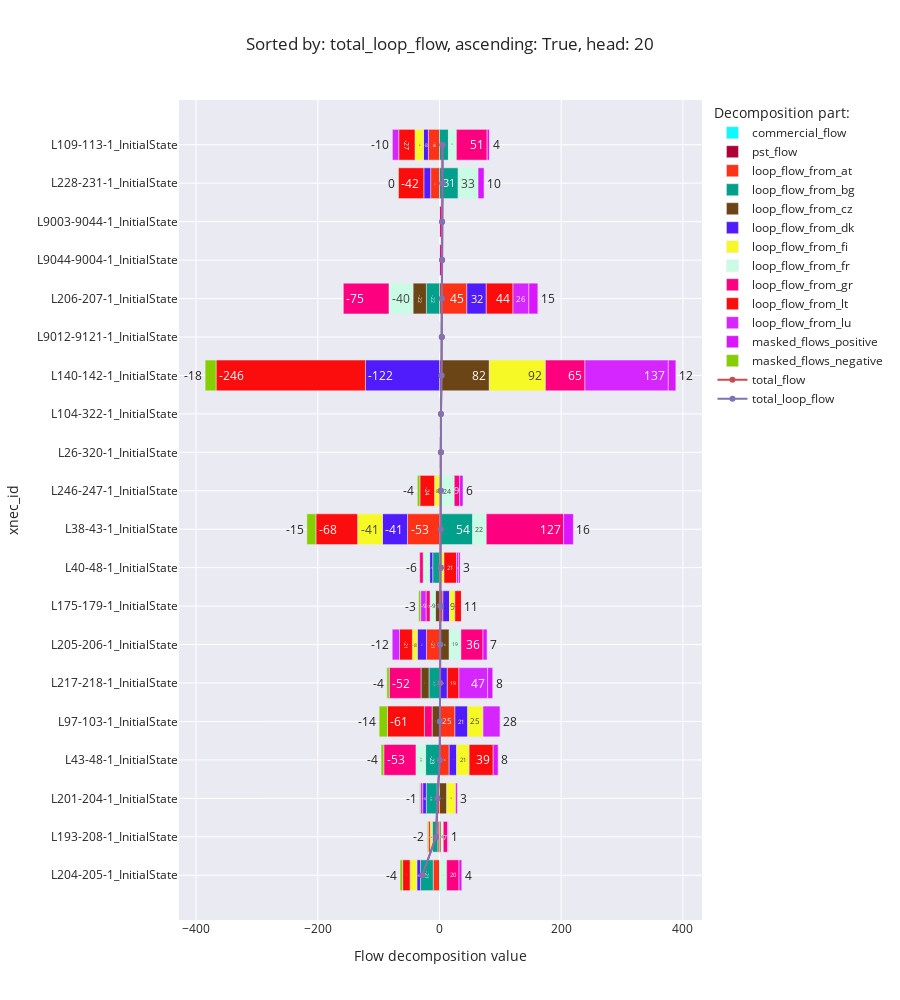

Notebook source saved alongside this figure:
### Code cell
flow_decomposition_bar_chart('total_loop_flow', ascending=True)

### Figure 1 — Plotly figure (JSON) as saved in the notebook; plotly's stock layout.template omitted (floating-point values rounded to 4 significant figures)
{"data": [{"alignmentgroup": "True", "hovertemplate": "Decomposition part:=commercial_flow<br>Flow decomposition value=%{x}<br>xnec_id=%{y}<extra></extra>", "legendgroup": "commercial_flow", "marker": {"color": "#0DF9FF", "pattern": {"shape": ""}}, "name": "commercial_flow", "offsetgroup": "commercial_flow", "orientation": "h", "showlegend": true, "textposition": "auto", "texttemplate": "%{x:.0f}", "type": "bar", "x": [null, null, null, null, null, null, null, null, null, null, null, null, null, null, null, null, null, null, null, null], "xaxis": "x", "y": ["L204-205-1_InitialState", "L193-208-1_InitialState", "L201-204-1_InitialState", "L43-48-1_InitialState", "L97-103-1_InitialState", "L217-218-1_InitialState", "L205-206-1_InitialState", "L175-179-1_InitialState", "L40-48-1_InitialState", "L38-43-1_InitialState", "L246-247-1_InitialState", "L26-320-1_InitialState", "L104-322-1_InitialState", "L140-142-1_InitialState", "L9012-9121-1_InitialState", "L206-207-1_InitialState", "L9044-9004-1_InitialState", "L9003-9044-1_InitialState", "L228-231-1_InitialState", "L109-113-1_InitialState"], "yaxis": "y"}, {"alignmentgroup": "True", "hovertemplate": "Decomposition part:=pst_flow<br>Flow decomposition value=%{x}<br>xnec_id=%{y}<extra></extra>", "legendgroup": "pst_flow", "marker": {"color": "#AF0038", "pattern": {"shape": ""}}, "name": "pst_flow", "offsetgroup": "pst_flow", "orientation": "h", "showlegend": true, "textposition": "auto", "texttemplate": "%{x:.0f}", "type": "bar", "x": [null, null, null, null, null, null, null, null, null, null, null, null, null, null, null, null, null, null, null, null], "xaxis": "x", "y": ["L204-205-1_InitialState", "L193-208-1_InitialState", "L201-204-1_InitialState", "L43-48-1_InitialState", "L97-103-1_InitialState", "L217-218-1_InitialState", "L205-206-1_InitialState", "L175-179-1_InitialState", "L40-48-1_InitialState", "L38-43-1_InitialState", "L246-247-1_InitialState", "L26-320-1_InitialState", "L104-322-1_InitialState", "L140-142-1_InitialState", "L9012-9121-1_InitialState", "L206-207-1_InitialState", "L9044-9004-1_InitialState", "L9003-9044-1_InitialState", "L228-231-1_InitialState", "L109-113-1_InitialState"], "yaxis": "y"}, {"alignmentgroup": "True", "hovertemplate": "Decomposition part:=loop_flow_from_at<br>Flow decomposition value=%{x}<br>xnec_id=%{y}<extra></extra>", "legendgroup": "loop_flow_from_at", "marker": {"color": "#FD3216", "pattern": {"shape": ""}}, "name": "loop_flow_from_at", "offsetgroup": "loop_flow_from_at", "orientation": "h", "showlegend": true, "textposition": "auto", "texttemplate": "%{x:.0f}", "type": "bar", "x": [-10.34, -2.642, -3.928, 15.94, 25.39, null, -21.42, 5.624, null, -52.56, null, null, null, null, null, 44.96, null, null, -14.55, -18.26], "xaxis": "x", "y": ["L204-205-1_InitialState", "L193-208-1_InitialState", "L201-204-1_InitialState", "L43-48-1_InitialState", "L97-103-1_InitialState", "L217-218-1_InitialState", "L205-206-1_InitialState", "L175-179-1_InitialState", "L40-48-1_InitialState", "L38-43-1_InitialState", "L246-247-1_InitialState", "L26-320-1_InitialState", "L104-322-1_InitialState", "L140-142-1_InitialState", "L9012-9121-1_InitialState", "L206-207-1_InitialState", "L9044-9004-1_InitialState", "L9003-9044-1_InitialState", "L228-231-1_InitialState", "L109-113-1_InitialState"], "yaxis": "y"}, {"alignmentgroup": "True", "hovertemplate": "Decomposition part:=loop_flow_from_bg<br>Flow decomposition value=%{x}<br>xnec_id=%{y}<extra></extra>", "legendgroup": "loop_flow_from_bg", "marker": {"color": "#00A08B", "pattern": {"shape": ""}}, "name": "loop_flow_from_bg", "offsetgroup": "loop_flow_from_bg", "orientation": "h", "showlegend": true, "textposition": "auto", "texttemplate": "%{x:.0f}", "type": "bar", "x": [-20.98, -9.188, -17.7, -22.86, null, -17.31, null, null, -11.19, 54.44, null, null, null, null, null, -21.58, null, null, 30.71, 14.69], "xaxis": "x", "y": ["L204-205-1_InitialState", "L193-208-1_InitialState", "L201-204-1_InitialState", "L43-48-1_InitialState", "L97-103-1_InitialState", "L217-218-1_InitialState", "L205-206-1_InitialState", "L175-179-1_InitialState", "L40-48-1_InitialState", "L38-43-1_InitialState", "L246-247-1_InitialState", "L26-320-1_InitialState", "L104-322-1_InitialState", "L140-142-1_InitialState", "L9012-9121-1_InitialState", "L206-207-1_InitialState", "L9044-9004-1_InitialState", "L9003-9044-1_InitialState", "L228-231-1_InitialState", "L109-113-1_InitialState"], "yaxis": "y"}, {"alignmentgroup": "True", "hovertemplate": "Decomposition part:=loop_flow_from_cz<br>Flow decomposition value=%{x}<br>xnec_id=%{y}<extra></extra>", "legendgroup": "loop_flow_from_cz", "marker": {"color": "#6C4516", "pattern": {"shape": ""}}, "name": "loop_flow_from_cz", "offsetgroup": "loop_flow_from_cz", "orientation": "h", "showlegend": true, "textposition": "auto", "texttemplate": "%{x:.0f}", "type": "bar", "x": [null, 2.512, 11.93, null, -12.19, -13.11, 16.02, -6.785, null, null, null, 2.4, null, 81.84, null, -21.95, null, null, null, null], "xaxis": "x", "y": ["L204-205-1_InitialState", "L193-208-1_InitialState", "L201-204-1_InitialState", "L43-48-1_InitialState", "L97-103-1_InitialState", "L217-218-1_InitialState", "L205-206-1_InitialState", "L175-179-1_InitialState", "L40-48-1_InitialState", "L38-43-1_InitialState", "L246-247-1_InitialState", "L26-320-1_InitialState", "L104-322-1_InitialState", "L140-142-1_InitialState", "L9012-9121-1_InitialState", "L206-207-1_InitialState", "L9044-9004-1_InitialState", "L9003-9044-1_InitialState", "L228-231-1_InitialState", "L109-113-1_InitialState"], "yaxis": "y"}, {"alignmentgroup": "True", "hovertemplate": "Decomposition part:=loop_flow_from_dk<br>Flow decomposition value=%{x}<br>xnec_id=%{y}<extra></extra>", "legendgroup": "loop_flow_from_dk", "marker": {"color": "#511CFB", "pattern": {"shape": ""}}, "name": "loop_flow_from_dk", "offsetgroup": "loop_flow_from_dk", "orientation": "h", "showlegend": true, "textposition": "auto", "texttemplate": "%{x:.0f}", "type": "bar", "x": [-5.911, null, -6.013, 12.24, 21.01, 12.82, -15.05, 10.86, -5.042, -41.17, null, null, null, -121.7, null, 31.89, null, null, -11.2, -8.032], "xaxis": "x", "y": ["L204-205-1_InitialState", "L193-208-1_InitialState", "L201-204-1_InitialState", "L43-48-1_InitialState", "L97-103-1_InitialState", "L217-218-1_InitialState", "L205-206-1_InitialState", "L175-179-1_InitialState", "L40-48-1_InitialState", "L38-43-1_InitialState", "L246-247-1_InitialState", "L26-320-1_InitialState", "L104-322-1_InitialState", "L140-142-1_InitialState", "L9012-9121-1_InitialState", "L206-207-1_InitialState", "L9044-9004-1_InitialState", "L9003-9044-1_InitialState", "L228-231-1_InitialState", "L109-113-1_InitialState"], "yaxis": "y"}, {"alignmentgroup": "True", "hovertemplate": "Decomposition part:=loop_flow_from_fi<br>Flow decomposition value=%{x}<br>xnec_id=%{y}<extra></extra>", "legendgroup": "loop_flow_from_fi", "marker": {"color": "#F6F926", "pattern": {"shape": ""}}, "name": "loop_flow_from_fi", "offsetgroup": "loop_flow_from_fi", "orientation": "h", "showlegend": true, "textposition": "auto", "texttemplate": "%{x:.0f}", "type": "bar", "x": [-11.11, -3.56, 14.52, 20.55, 25.1, null, -8.127, 8.753, 7.375, -40.92, -8.237, null, 2.4, 92.17, null, null, null, null, null, -13.99], "xaxis": "x", "y": ["L204-205-1_InitialState", "L193-208-1_InitialState", "L201-204-1_InitialState", "L43-48-1_InitialState", "L97-103-1_InitialState", "L217-218-1_InitialState", "L205-206-1_InitialState", "L175-179-1_InitialState", "L40-48-1_InitialState", "L38-43-1_InitialState", "L246-247-1_InitialState", "L26-320-1_InitialState", "L104-322-1_InitialState", "L140-142-1_InitialState", "L9012-9121-1_InitialState", "L206-207-1_InitialState", "L9044-9004-1_InitialState", "L9003-9044-1_InitialState", "L228-231-1_InitialState", "L109-113-1_InitialState"], "yaxis": "y"}, {"alignmentgroup": "True", "hovertemplate": "Decomposition part:=loop_flow_from_fr<br>Flow decomposition value=%{x}<br>xnec_id=%{y}<extra></extra>", "legendgroup": "loop_flow_from_fr", "marker": {"color": "#C9FBE5", "pattern": {"shape": ""}}, "name": "loop_flow_from_fr", "offsetgroup": "loop_flow_from_fr", "orientation": "h", "showlegend": true, "textposition": "auto", "texttemplate": "%{x:.0f}", "type": "bar", "x": [11.69, 3.677, null, -15.86, null, null, 19.19, -8.728, -10.6, 22.38, 24.21, null, null, null, 3.8, -39.53, null, null, 32.63, 13.06], "xaxis": "x", "y": ["L204-205-1_InitialState", "L193-208-1_InitialState", "L201-204-1_InitialState", "L43-48-1_InitialState", "L97-103-1_InitialState", "L217-218-1_InitialState", "L205-206-1_InitialState", "L175-179-1_InitialState", "L40-48-1_InitialState", "L38-43-1_InitialState", "L246-247-1_InitialState", "L26-320-1_InitialState", "L104-322-1_InitialState", "L140-142-1_InitialState", "L9012-9121-1_InitialState", "L206-207-1_InitialState", "L9044-9004-1_InitialState", "L9003-9044-1_InitialState", "L228-231-1_InitialState", "L109-113-1_InitialState"], "yaxis": "y"}, {"alignmentgroup": "True", "hovertemplate": "Decomposition part:=loop_flow_from_gr<br>Flow decomposition value=%{x}<br>xnec_id=%{y}<extra></extra>", "legendgroup": "loop_flow_from_gr", "marker": {"color": "#FC0080", "pattern": {"shape": ""}}, "name": "loop_flow_from_gr", "offsetgroup": "loop_flow_from_gr", "orientation": "h", "showlegend": true, "textposition": "auto", "texttemplate": "%{x:.0f}", "type": "bar", "x": [20.41, 7.111, null, -52.84, -12.65, -52.18, 36.28, -6.571, -5.672, 127.1, 8.88, null, null, 64.97, null, -74.95, 4.28, 4.28, null, 50.52], "xaxis": "x", "y": ["L204-205-1_InitialState", "L193-208-1_InitialState", "L201-204-1_InitialState", "L43-48-1_InitialState", "L97-103-1_InitialState", "L217-218-1_InitialState", "L205-206-1_InitialState", "L175-179-1_InitialState", "L40-48-1_InitialState", "L38-43-1_InitialState", "L246-247-1_InitialState", "L26-320-1_InitialState", "L104-322-1_InitialState", "L140-142-1_InitialState", "L9012-9121-1_InitialState", "L206-207-1_InitialState", "L9044-9004-1_InitialState", "L9003-9044-1_InitialState", "L228-231-1_InitialState", "L109-113-1_InitialState"], "yaxis": "y"}, {"alignmentgroup": "True", "hovertemplate": "Decomposition part:=loop_flow_from_lt<br>Flow decomposition value=%{x}<br>xnec_id=%{y}<extra></extra>", "legendgroup": "loop_flow_from_lt", "marker": {"color": "#FB0D0D", "pattern": {"shape": ""}}, "name": "loop_flow_from_lt", "offsetgroup": "loop_flow_from_lt", "orientation": "h", "showlegend": true, "textposition": "auto", "texttemplate": "%{x:.0f}", "type": "bar", "x": [-12.27, -3.016, null, 39.5, -60.64, 19.13, -21.13, 10.85, 20.59, -68.48, -24.0, null, null, -245.5, null, 43.94, null, null, -42.11, -26.73], "xaxis": "x", "y": ["L204-205-1_InitialState", "L193-208-1_InitialState", "L201-204-1_InitialState", "L43-48-1_InitialState", "L97-103-1_InitialState", "L217-218-1_InitialState", "L205-206-1_InitialState", "L175-179-1_InitialState", "L40-48-1_InitialState", "L38-43-1_InitialState", "L246-247-1_InitialState", "L26-320-1_InitialState", "L104-322-1_InitialState", "L140-142-1_InitialState", "L9012-9121-1_InitialState", "L206-207-1_InitialState", "L9044-9004-1_InitialState", "L9003-9044-1_InitialState", "L228-231-1_InitialState", "L109-113-1_InitialState"], "yaxis": "y"}, {"alignmentgroup": "True", "hovertemplate": "Decomposition part:=loop_flow_from_lu<br>Flow decomposition value=%{x}<br>xnec_id=%{y}<extra></extra>", "legendgroup": "loop_flow_from_lu", "marker": {"color": "#D626FF", "pattern": {"shape": ""}}, "name": "loop_flow_from_lu", "offsetgroup": "loop_flow_from_lu", "orientation": "h", "showlegend": true, "textposition": "auto", "texttemplate": "%{x:.0f}", "type": "bar", "x": [null, null, -3.661, null, 28.39, 47.2, -11.95, -8.921, 3.647, null, null, null, null, 137.0, null, 26.08, null, null, null, -10.38], "xaxis": "x", "y": ["L204-205-1_InitialState", "L193-208-1_InitialState", "L201-204-1_InitialState", "L43-48-1_InitialState", "L97-103-1_InitialState", "L217-218-1_InitialState", "L205-206-1_InitialState", "L175-179-1_InitialState", "L40-48-1_InitialState", "L38-43-1_InitialState", "L246-247-1_InitialState", "L26-320-1_InitialState", "L104-322-1_InitialState", "L140-142-1_InitialState", "L9012-9121-1_InitialState", "L206-207-1_InitialState", "L9044-9004-1_InitialState", "L9003-9044-1_InitialState", "L228-231-1_InitialState", "L109-113-1_InitialState"], "yaxis": "y"}, {"alignmentgroup": "True", "hovertemplate": "Decomposition part:=masked_flows_positive<br>Flow decomposition value=%{x}<br>xnec_id=%{y}<extra></extra>", "legendgroup": "masked_flows_positive", "marker": {"color": "#DA16FF", "pattern": {"shape": ""}}, "name": "masked_flows_positive", "offsetgroup": "masked_flows_positive", "orientation": "h", "showlegend": true, "textposition": "auto", "texttemplate": "%{x:.0f}", "type": "bar", "x": [4.494, 1.014, 2.975, 8.147, 0, 8.31, 7.093, 0, 2.845, 16.05, 5.5, 8.892e-15, 7.031e-14, 12.36, 1.759e-14, 15.22, 1.709e-13, 1.065e-13, 9.869, 4.136], "xaxis": "x", "y": ["L204-205-1_InitialState", "L193-208-1_InitialState", "L201-204-1_InitialState", "L43-48-1_InitialState", "L97-103-1_InitialState", "L217-218-1_InitialState", "L205-206-1_InitialState", "L175-179-1_InitialState", "L40-48-1_InitialState", "L38-43-1_InitialState", "L246-247-1_InitialState", "L26-320-1_InitialState", "L104-322-1_InitialState", "L140-142-1_InitialState", "L9012-9121-1_InitialState", "L206-207-1_InitialState", "L9044-9004-1_InitialState", "L9003-9044-1_InitialState", "L228-231-1_InitialState", "L109-113-1_InitialState"], "yaxis": "y"}, {"alignmentgroup": "True", "hovertemplate": "Decomposition part:=masked_flows_negative<br>Flow decomposition value=%{x}<br>xnec_id=%{y}<extra></extra>", "legendgroup": "masked_flows_negative", "marker": {"color": "#86CE00", "pattern": {"shape": ""}}, "name": "masked_flows_negative", "offsetgroup": "masked_flows_negative", "orientation": "h", "showlegend": true, "textposition": "auto", "texttemplate": "%{x:.0f}", "type": "bar", "x": [-4.211, -1.587, -1.404, -4.403, -13.69, -3.979, 0, -3.219, 0, -14.77, -4.192, -9.453e-15, -1.141e-14, -17.92, -4.807e-15, 0, -7.113e-13, -3.805e-14, -0.4452, 0], "xaxis": "x", "y": ["L204-205-1_InitialState", "L193-208-1_InitialState", "L201-204-1_InitialState", "L43-48-1_InitialState", "L97-103-1_InitialState", "L217-218-1_InitialState", "L205-206-1_InitialState", "L175-179-1_InitialState", "L40-48-1_InitialState", "L38-43-1_InitialState", "L246-247-1_InitialState", "L26-320-1_InitialState", "L104-322-1_InitialState", "L140-142-1_InitialState", "L9012-9121-1_InitialState", "L206-207-1_InitialState", "L9044-9004-1_InitialState", "L9003-9044-1_InitialState", "L228-231-1_InitialState", "L109-113-1_InitialState"], "yaxis": "y"}, {"mode": "lines+markers", "name": "total_flow", "type": "scatter", "x": [-28.23, -5.68, -3.283, 0.406, 0.7164, 0.8639, 0.9012, 1.859, 1.948, 2.03, 2.166, 2.4, 2.4, 3.278, 3.8, 4.071, 4.28, 4.28, 4.905, 5.015], "y": ["L204-205-1_InitialState", "L193-208-1_InitialState", "L201-204-1_InitialState", "L43-48-1_InitialState", "L97-103-1_InitialState", "L217-218-1_InitialState", "L205-206-1_InitialState", "L175-179-1_InitialState", "L40-48-1_InitialState", "L38-43-1_InitialState", "L246-247-1_InitialState", "L26-320-1_InitialState", "L104-322-1_InitialState", "L140-142-1_InitialState", "L9012-9121-1_InitialState", "L206-207-1_InitialState", "L9044-9004-1_InitialState", "L9003-9044-1_InitialState", "L228-231-1_InitialState", "L109-113-1_InitialState"]}, {"mode": "lines+markers", "name": "total_loop_flow", "type": "scatter", "x": [-28.23, -5.68, -3.283, 0.406, 0.7164, 0.8639, 0.9012, 1.859, 1.948, 2.03, 2.166, 2.4, 2.4, 3.278, 3.8, 4.071, 4.28, 4.28, 4.905, 5.015], "y": ["L204-205-1_InitialState", "L193-208-1_InitialState", "L201-204-1_InitialState", "L43-48-1_InitialState", "L97-103-1_InitialState", "L217-218-1_InitialState", "L205-206-1_InitialState", "L175-179-1_InitialState", "L40-48-1_InitialState", "L38-43-1_InitialState", "L246-247-1_InitialState", "L26-320-1_InitialState", "L104-322-1_InitialState", "L140-142-1_InitialState", "L9012-9121-1_InitialState", "L206-207-1_InitialState", "L9044-9004-1_InitialState", "L9003-9044-1_InitialState", "L228-231-1_InitialState", "L109-113-1_InitialState"]}], "layout": {"barmode": "relative", "height": 1000, "legend": {"title": {"text": "Decomposition part:"}, "tracegroupgap": 0}, "title": {"text": "Sorted by: total_loop_flow, ascending: True, head: 20"}, "xaxis": {"anchor": "y", "domain": [0, 1], "title": {"text": "Flow decomposition value"}}, "yaxis": {"anchor": "x", "domain": [0, 1], "title": {"text": "xnec_id"}}}}
